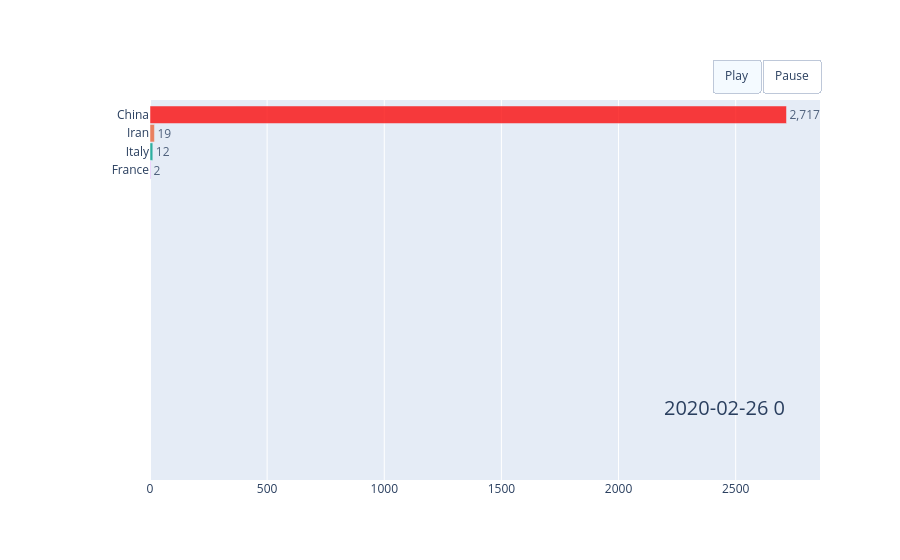

The notebook cell saved with this chart:
### Code cell
import bar_chart_race_modified.bar_chart_race as bcr_pckg
import pandas as pd
import plotly.graph_objects as go
import plotly
import numpy as np

def create_bcr():
    #df = bcr.load_dataset('covid19')
    df = pd.read_csv('./bar_chart_race_modified/data/covid19.csv', index_col='date', parse_dates=True)

    bcr = bcr_pckg.bar_chart_race_plotly(df, orientation='h', period_length=200)
    return bcr

def initialize_bcr(bcr):

    print('bcr.n_bars= ', bcr.n_bars)
    print('xlimit, ylimit: ', bcr.xlimit, bcr.ylimit)

    frames = []
    slider_steps = []

    for i in range(10):
        bar_locs = bcr.df_ranks.iloc[i].values
        #top_filt = (bar_locs >= 0) & (bar_locs < bcr.n_bars + 1)
        bar_vals = bcr.df_values.iloc[i].values
        #print('bar_locs')
        #print(bar_locs)

        #bar_vals[bar_locs == 0] = 0
        #bar_vals[bar_locs == bcr.n_bars + 1] = 0
        #print('bar_vals')
        #print(bar_vals)

        # bcr.set_value_limit(bar_vals) # plotly bug? not updating range

        cols = bcr.df_values.columns.values.copy()

        #cols[bar_locs == 0] = ' '
        #print('cols')
        #print(cols)
        colors = bcr.bar_colors
        bar_locs = bar_locs + np.random.rand(len(bar_locs)) / 10_000 # done to prevent stacking of bars
        x, y = (bar_vals, bar_locs) if bcr.orientation == 'h' else (bar_locs, bar_vals)

        #print('x: ', x)
        #print('y: ', y)
        label_axis = dict(tickmode='array', tickvals=bar_locs, ticktext=cols, 
                            tickfont=bcr.tick_label_font)

        label_axis['range'] = bcr.ylimit if bcr.orientation == 'h' else bcr.xlimit
        if bcr.orientation == 'v':
            label_axis['tickangle'] = -90

        value_axis = dict(showgrid=True, type=bcr.scale)#, tickformat=',.0f')
        value_axis['range'] = bcr.xlimit if bcr.orientation == 'h' else bcr.ylimit

        bar = go.Bar(x=x, y=y, width=bcr.bar_size, textposition=bcr.bar_textposition,
                        texttemplate=bcr.bar_texttemplate, orientation=bcr.orientation, 
                        marker_color=colors, insidetextfont=bcr.bar_label_font, 
                        cliponaxis=False, outsidetextfont=bcr.bar_label_font, 
                        hovertemplate=bcr.hovertemplate, **bcr.bar_kwargs)

        data = [bar]
        xaxis, yaxis = (value_axis, label_axis) if bcr.orientation == 'h' else (label_axis, value_axis)

        #print('xaxis: ', xaxis)
        #print('yaxis: ', yaxis)
        annotations = bcr.get_annotations(i)
        if bcr.slider and i % bcr.steps_per_period == 0:
            slider_steps.append(
                    {"args": [[i],
                        {"frame": {"duration": bcr.duration, "redraw": False},
                            "mode": "immediate",
                            "fromcurrent": True,
                            "transition": {"duration": bcr.duration}
                        }],
                    "label": bcr.get_period_label_text(i), 
                    "method": "animate"})
        layout = go.Layout(xaxis=xaxis, yaxis=yaxis, annotations=annotations, 
                        margin={'l': 150}, **bcr.layout_kwargs)
        frames.append(go.Frame(data=data, layout=layout, name=i))


    frames, slider_steps = frames, slider_steps
    data = frames[0].data
    layout = frames[0].layout
    layout.title = bcr.title
    layout.updatemenus = [dict(
        type="buttons",
        direction = "left",
        x=1, 
        y=1.02,
        xanchor='right',
        yanchor='bottom',
        buttons=[dict(label="Play",
                        method="animate",
                        # redraw must be true for bar plots
                        args=[None, {"frame": {"duration": bcr.duration, "redraw": True},
                                    "fromcurrent": True
                                }]),
                    dict(label="Pause",
                        method="animate",
                        args=[[None], {"frame": {"duration": 0, "redraw": False},
                                        "mode": "immediate",
                                        "transition": {"duration": 0}}]),
                    ]
                    )]

    sliders_dict = {
                    "active": 0,
                    "yanchor": "top",
                    "xanchor": "left",
                    "currentvalue": {
                        # "font": {"size": 20},
                        # "prefix": '', # allow user to set
                        "visible": False, # just repeats period label
                        # "xanchor": "right"
                    },
                    "transition": {"duration": bcr.duration, "easing": "cubic-in-out"},
                    "pad": {"b": 10, "t": 50},
                    "len": 0.88,
                    "x": 0.05,
                    "y": 0,
                    "steps": slider_steps
                }
    if bcr.slider:
        layout.sliders = [sliders_dict]

    fig = go.Figure(data=data, layout=layout, frames=frames[1:])
    return fig

bcr = create_bcr()
fig = initialize_bcr(bcr)
fig.show()
print(fig.frames)
print(len(fig.frames))
steps = int(np.ceil(len(bcr.df_values.index)/10))
for i in range(1, steps):
    for j in range(np.max([10,len(bcr.df_values[i:])])):

        bar_locs = bcr.df_ranks.iloc[i].values
        #top_filt = (bar_locs >= 0) & (bar_locs < bcr.n_bars + 1)
        bar_vals = bcr.df_values.iloc[i].values
        #print('bar_locs')
        #print(bar_locs)

        #bar_vals[bar_locs == 0] = 0
        #bar_vals[bar_locs == bcr.n_bars + 1] = 0
        #print('bar_vals')
        #print(bar_vals)

        # bcr.set_value_limit(bar_vals) # plotly bug? not updating range

        cols = bcr.df_values.columns.values.copy()

        #cols[bar_locs == 0] = ' '
        #print('cols')
        #print(cols)
        colors = bcr.bar_colors
        bar_locs = bar_locs + np.random.rand(len(bar_locs)) / 10_000 # done to prevent stacking of bars
        x, y = (bar_vals, bar_locs) if bcr.orientation == 'h' else (bar_locs, bar_vals)

        #print('x: ', x)
        #print('y: ', y)
        label_axis = dict(tickmode='array', tickvals=bar_locs, ticktext=cols, 
                            tickfont=bcr.tick_label_font)

        label_axis['range'] = bcr.ylimit if bcr.orientation == 'h' else bcr.xlimit
        if bcr.orientation == 'v':
            label_axis['tickangle'] = -90

        value_axis = dict(showgrid=True, type=bcr.scale)#, tickformat=',.0f')
        value_axis['range'] = bcr.xlimit if bcr.orientation == 'h' else bcr.ylimit

        bar = go.Bar(x=x, y=y, width=bcr.bar_size, textposition=bcr.bar_textposition,
                        texttemplate=bcr.bar_texttemplate, orientation=bcr.orientation, 
                        marker_color=colors, insidetextfont=bcr.bar_label_font, 
                        cliponaxis=False, outsidetextfont=bcr.bar_label_font, 
                        hovertemplate=bcr.hovertemplate, **bcr.bar_kwargs)

        data = [bar]
        xaxis, yaxis = (value_axis, label_axis) if bcr.orientation == 'h' else (label_axis, value_axis)

        #print('xaxis: ', xaxis)
        #print('yaxis: ', yaxis)
        annotations = bcr.get_annotations(i)
        layout = go.Layout(xaxis=xaxis, yaxis=yaxis, annotations=annotations, 
                        margin={'l': 150}, **bcr.layout_kwargs)
        if bcr.slider and i % bcr.steps_per_period == 0:
            slider_steps.append(
                    {"args": [[i],
                        {"frame": {"duration": bcr.duration, "redraw": False},
                            "mode": "immediate",
                            "fromcurrent": True,
                            "transition": {"duration": bcr.duration}
                        }],
                    "label": bcr.get_period_label_text(i), 
                    "method": "animate"})
            sliders_dict = {
                        "active": 0,
                        "yanchor": "top",
                        "xanchor": "left",
                        "currentvalue": {
                            # "font": {"size": 20},
                            # "prefix": '', # allow user to set
                            "visible": False, # just repeats period label
                            # "xanchor": "right"
                        },
                        "transition": {"duration": bcr.duration, "easing": "cubic-in-out"},
                        "pad": {"b": 10, "t": 50},
                        "len": 0.88,
                        "x": 0.05,
                        "y": 0,
                        "steps": slider_steps
                    }

        layout.sliders = [sliders_dict]
        frames = list(fig.frames)
        frames.append(go.Frame(data=data, layout=layout, name=i))
        fig.frames = frames
        #fig.show()

### Figure 1 — Plotly figure (JSON) as saved in the notebook; plotly's stock layout.template omitted (floating-point values rounded to 4 significant figures)
{"data": [{"cliponaxis": false, "hovertemplate": "%{y} - %{x:,.0f}<extra></extra>", "insidetextfont": {"size": 12}, "marker": {"color": ["#2E91E5", "#E15F99", "#1CA71C", "#FB0D0D", "#DA16FF", "#222A2A", "#B68100", "#750D86", "#EB663B", "#511CFB", "#00A08B", "#FB00D1", "#FC0080", "#B2828D", "#6C7C32", "#778AAE", "#862A16", "#A777F1", "#620042", "#1616A7"]}, "opacity": 0.8, "orientation": "h", "outsidetextfont": {"size": 12}, "textposition": "outside", "texttemplate": "%{x:,.0f}", "type": "bar", "width": 0.95, "x": [NaN, NaN, NaN, 2717.0, 2.0, NaN, NaN, NaN, 19.0, NaN, 12.0, NaN, NaN, NaN, NaN, NaN, NaN, NaN, NaN, NaN], "y": [NaN, NaN, NaN, 20.0, 17.0, NaN, NaN, NaN, 19.0, NaN, 18.0, NaN, NaN, NaN, NaN, NaN, NaN, NaN, NaN, NaN]}], "layout": {"annotations": [{"font": {"size": 20}, "showarrow": false, "text": "2020-02-26 0", "x": 0.95, "xanchor": "right", "xref": "paper", "y": 0.15, "yref": "paper"}], "margin": {"l": 150}, "showlegend": false, "sliders": [{"active": 0, "currentvalue": {"visible": false}, "len": 0.88, "pad": {"b": 10, "t": 50}, "steps": [{"args": [[0], {"frame": {"duration": 20, "redraw": false}, "fromcurrent": true, "mode": "immediate", "transition": {"duration": 20}}], "label": "2020-02-26", "method": "animate"}], "transition": {"duration": 20, "easing": "cubic-in-out"}, "x": 0.05, "xanchor": "left", "y": 0, "yanchor": "top"}], "updatemenus": [{"buttons": [{"args": [null, {"frame": {"duration": 20, "redraw": true}, "fromcurrent": true}], "label": "Play", "method": "animate"}, {"args": [[null], {"frame": {"duration": 0, "redraw": false}, "mode": "immediate", "transition": {"duration": 0}}], "label": "Pause", "method": "animate"}], "direction": "left", "type": "buttons", "x": 1, "xanchor": "right", "y": 1.02, "yanchor": "bottom"}], "xaxis": {"showgrid": true, "type": "linear"}, "yaxis": {"range": [0.2, 20.8], "tickfont": {"size": 12}, "tickmode": "array", "ticktext": ["Belgium", "Brazil", "Canada", "China", "France", "Germany", "India", "Indonesia", "Iran", "Ireland", "Italy", "Mexico", "Netherlands", "Portugal", "Spain", "Sweden", "Switzerland", "Turkey", "USA", "United Kingdom"], "tickvals": [NaN, NaN, NaN, 20.0, 17.0, NaN, NaN, NaN, 19.0, NaN, 18.0, NaN, NaN, NaN, NaN, NaN, NaN, NaN, NaN, NaN]}}}
